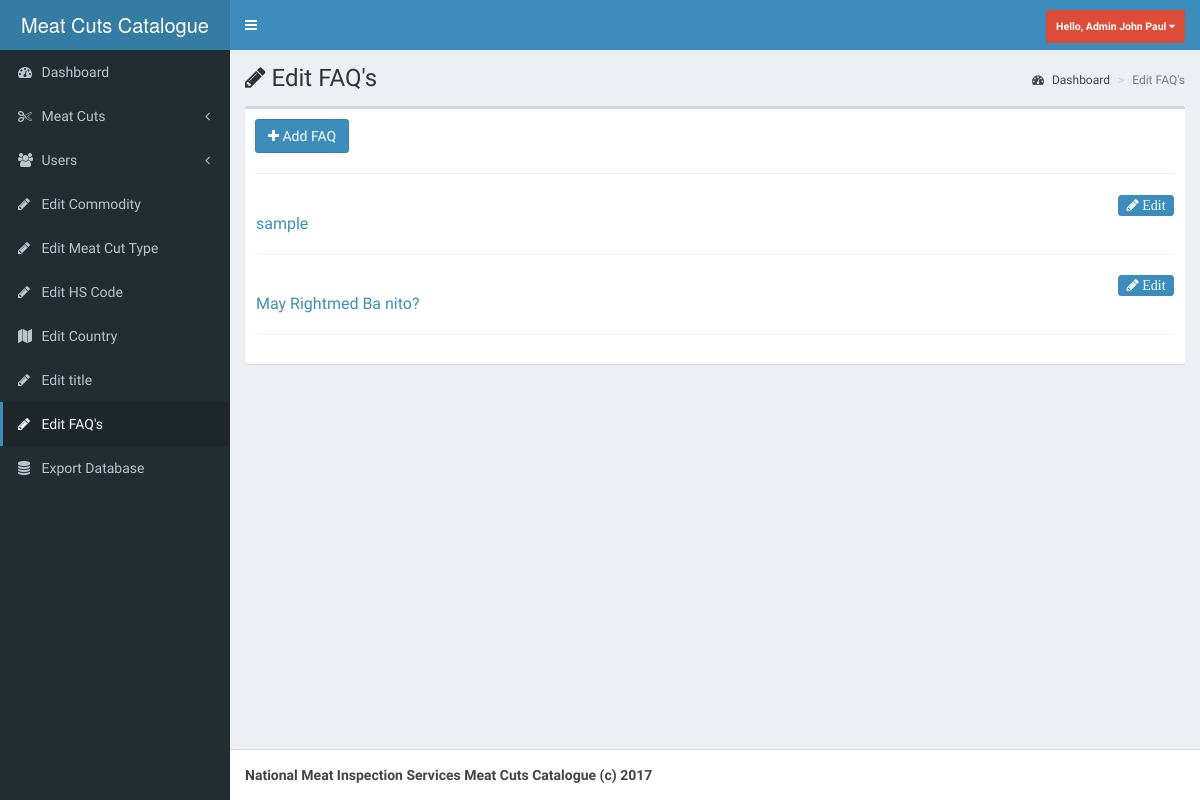
Page /pages/admin/faqs.php (signed in) on the committed database.
### tables this page shows
CREATE TABLE `title_footer` (
  `id` int(11) NOT NULL,
  `title` varchar(255) NOT NULL,
  `name` varchar(255) NOT NULL,
  `mini_name` varchar(255) NOT NULL,
  `footer` varchar(255) NOT NULL
);

CREATE TABLE `accounts_tbl` (
  `id` int(11) NOT NULL,
  `lastname` varchar(255) NOT NULL,
  `firstname` varchar(255) NOT NULL,
  `middlename` varchar(255) NOT NULL,
  `username` varchar(255) NOT NULL,
  `password` varchar(255) NOT NULL,
  `role` varchar(1) NOT NULL
);

CREATE TABLE `faq` (
  `id` int(11) NOT NULL,
  `question` varchar(255) NOT NULL,
  `answer` varchar(255) NOT NULL
);

### pages/admin/faqs.php (the view, shortened to what this page needs)
<?php include '../../includes/functions.php';
      include '../../includes/admin-session.php';
      ?>
<!DOCTYPE html>
<html>
<head>
  <link rel="stylesheet" href="../../bootstrap/css/bootstrap.min.css">
  <link rel="stylesheet" href="https://cdnjs.cloudflare.com/ajax/libs/font-awesome/4.5.0/css/font-awesome.min.css">
  <link rel="stylesheet" href="https://cdnjs.cloudflare.com/ajax/libs/ionicons/2.0.1/css/ionicons.min.css">
  <link rel="stylesheet" href="../../dist/css/AdminLTE.min.css">
      <link href="../../plugins/animate.css/animate.min.css" rel="stylesheet">
  <link rel="stylesheet" href="../../dist/css/skins/_all-skins.min.css">
    <link rel="stylesheet" href="../../plugins/parsleyjs/src/parsley.css">
            <link rel="stylesheet" href="../../build/sweetalert.css">
  <link rel="stylesheet" href="../../plugins/select2/select2.min.css">
</head>
<body class="hold-transition skin-blue sidebar-mini">
<div class="wrapper">
  <header class="main-header">
    <a href="dashboard.php" class="logo">
      <span class="logo-lg"><?php echo $sitename?></span>
    </a>
    <nav class="navbar navbar-static-top">
      <a href="#" class="sidebar-toggle" data-toggle="offcanvas" role="button">
      </a>
      <div class="navbar-custom-menu">
        <ul class="nav navbar-nav">
          <li class="dropdown user user-menu">
            <a href="#" class="dropdown-toggle" data-toggle="dropdown">
              <span class="hidden-xs"><?php echo $firstname?> </span>
            </a>
      </div>
    </nav>
  </header>
  <aside class="main-sidebar">
    <section class="sidebar">
      <ul class="sidebar-menu">
        <li>
          <a href="dashboard.php">
            <i class="fa fa-dashboard"></i> <span>Dashboard</span>
          </a>
        </li>
        <li>
          <a href="#">
            <i class="fa fa-cut"></i> <span>Meat Cuts</span>
            <span class="pull-right-container">
              <i class="fa fa-angle-left pull-right"></i>
            </span>
          </a>
        </li>
        <li>
          <a href="#">
            <i class="fa fa-users"></i> <span>Users</span>
            <span class="pull-right-container">
              <i class="fa fa-angle-left pull-right"></i>
            </span>
          </a>
        </li>
        <li>
          <a href="edit-commodity.php">
            <i class="fa fa-pencil"></i> <span>Edit Commodity</span>
          </a>
        </li>
          <li>
          <a href="edit-meatcut.php">
            <i class="fa fa-pencil"></i> <span>Edit Meat Cut Type</span>
          </a>
        </li>
          <li>
          <a href="edit-hscode.php">
            <i class="fa fa-pencil"></i> <span>Edit HS Code</span>
          </a>
        </li>
        <li>
          <a href="edit-country.php">
            <i class="fa fa-map"></i> <span>Edit Country</span>
          </a>
        </li>
        <li>
          <a href="edit-title.php">
            <i class="fa fa-pencil"></i> <span>Edit title</span>
          </a>
        </li>
        <li class="active">
          <a href="faqs.php">
            <i class="fa fa-pencil"></i> <span>Edit FAQ's</span>
          </a>
        </li>
        <li>
          <a href="export.php">
            <i class="fa fa-database"></i> <span>Export Database</span>
          </a>
        </li>
      </ul>
    </section>
  </aside>
  <div class="content-wrapper">
    <section class="content-header">
      <h1>
        <i class="fa fa-pencil"></i> Edit FAQ's
      </h1>
      <ol class="breadcrumb">
        <li><a href="#"><i class="fa fa-dashboard"></i> Dashboard</a></li>
        <li class="active">Edit FAQ's</li>
      </ol>
    </section>
    <section class="content">
      <div class="box">
        <div class="box-body">
        <form method="POST" data-parsley-validate>
<button type="button" class="btn btn-primary" data-toggle="modal" data-target="#exampleModal"><i class="fa fa-plus"></i> Add FAQ</button>
         </form>
      </div>
    </div>
  </div>
</div>
<hr>
               <div class="accordion" id="accordion" role="tablist" aria-multiselectable="true">
                <?php
                  global $db;
                  $query = $db->query("SELECT * FROM faq");
                  while ($row = $query->fetch_object()){
                    $id = $row->id;
                    $question = $row->question;
                    $answer = $row->answer;
                    echo
                    '
                    <div class="panel">
                      <a class="panel-heading collapsed" href="#collapse'.$id.'" aria-controls="collapse'.$id.' " id="heading'.$id.'"  role="tab" data-toggle="collapse" data-parent="#accordion" aria-expanded="false" >
                      <label style="cursor:pointer" class="fa fa-pencil pull-right label label-primary" data-toggle="modal"  data-target=".bs-example-'.$id.'-modal-lg"> Edit</label>  <h4 class="panel-title" style="word-wrap: break-word"> '.$question.' </h4>
                      </a>
                      <div id="collapse'.$id.'" class="panel-collapse collapse" role="tabpanel" aria-labelledby="heading'.$id.'">
                        <div class="panel-body">
                          &bull; '.$answer.'
                        </div>
                      </div>
                    </div>
                    ';
                  }
                ?>
                </div>
  <footer class="main-footer">
    <strong><?php echo $footer?></strong>
  </footer>
</body>
</html>

### includes/admin-session.php (shortened to what this page needs)
<?php
include 'config.php';
$res 	= $db->query("SELECT * FROM accounts_tbl WHERE id=".$_SESSION['admin']);
$row 	= $res->fetch_object();
$first 	= $row->firstname;
$role 	= $row->role;
if($role == 0){
	$firstname = '<label style="padding:10px;font-weight:bolder" class="label label-danger">Hello, Admin '.$first.' <i class="fa fa-caret-down"></i> </label>';
}
elseif($role == 1){
	$firstname = '<label style="padding:10px;font-weight:bolder" class="label label-danger">Hello, '.$first.' <i class="fa fa-caret-down"></i> </label>';
}
$opt 	  = $db->query("SELECT * FROM title_footer");
$row 	  = $opt->fetch_object();
$sitename = $row->name;
$footer   = $row->footer;

### rows in the picture
title_footer: name "Meat Cuts Catalogue", footer "National Meat Inspection Services Meat Cuts Catalogue (c) 2017"
accounts_tbl: firstname "John Paul"
faq: question "sample"
faq: question "May Rightmed Ba nito?"
